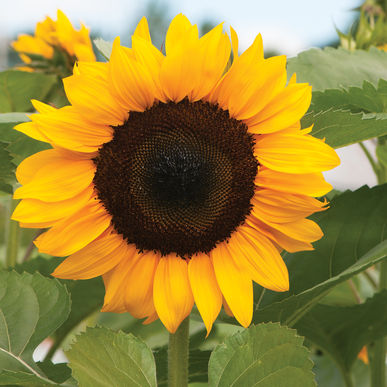
%> input picture pointpros/sunfl.jpg, 387 x 387 px
$ octave p2pg.m   (GNU Octave 9; MATLAB toolbox functions it lacks are replaced by stand-ins)
%> lines starting %> are read from the running program, lines starting %| are printed output that depends on the picture; in (x1, y1, x2, y2) boxes, pixels count from 0 and x2, y2 are one past the last pixel; in counts of white or black regions, pixels touching at a corner belong together; the program's own positions count from 1
pkg load image;
pkg load signal;

%image negative
a=imread('sunfl.jpg');
%> a is the input picture: size 387x387x3 uint8; mean R, G, B 155.3, 133.5, 56.6
b=rgb2gray(a);
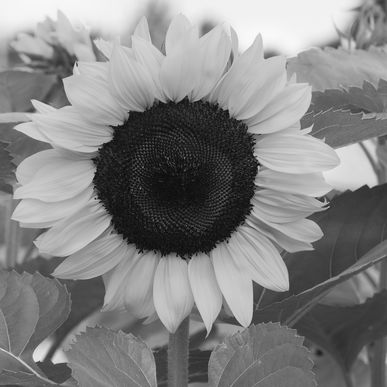
%> b: size 387x387 uint8; min 3, max 253, mean 131.3
b=uint8(b);
[r,c]=size(b);
%> r = 387; c = 387

t1=input('Enter t1: ');
%> the answer given: 3
t2=input('Enter t2: ');
%> the answer given: 3
e=b;
for i=1:r
  for j=1:c
    if(b(i,j)<=t2 && b(i,j)>=t1)
      d(i,j)=255;
      e(i,j)=255;
    else
      d(i,j)=0;
    end
  end
end
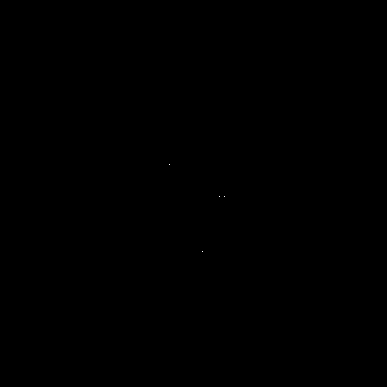
%> d: size 387x387 double; 0% white in thin lines or dots, all inside (x1, y1, x2, y2) = (169, 164, 225, 252)
%> e: size 387x387 uint8; under 0.01% of pixels changed, all inside (x1, y1, x2, y2) = (169, 164, 225, 252)

subplot(2,2,1);
imshow(b);
title('original image');

subplot(2,2,3);
imshow(d);
title('GLS without bg');

subplot(2,2,4);
imshow(e);
title('GLS With Bg');
